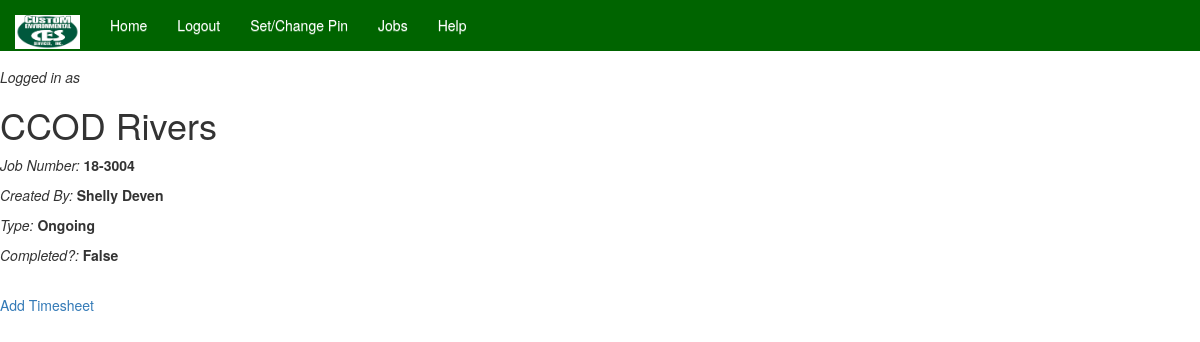
Screenshot of /time_sheet/job/3 with the database file from the repository.
### time_sheet/models.py (models this page shows, shortened)
class Job(models.Model):
    address = models.CharField(max_length=150) # ADDED
    name = models.CharField(max_length=100)
    job_num = models.CharField(max_length=20, unique=True)
    created_by = models.ForeignKey(Employee, on_delete=models.SET_NULL, null=True, blank=True)
    type = models.CharField(max_length=20, choices=JOB_TYPE_CHOICES)
    completed = models.BooleanField(blank=True, null=True)
    created_date = models.DateField(auto_now_add=True, blank=True, null=True)
    completed_date = models.DateField(blank=True, null=True)

### accounts/models.py (models this page shows, shortened)
class Employee(models.Model):
    user = models.OneToOneField(User, on_delete=models.CASCADE)
    pin = models.CharField(max_length=15, default=0000, blank=True, null=True)
    def get_full_name(self):
        return self.user.get_full_name()
    def __str__(self):
        return self.get_full_name()

class User(AbstractBaseUser):
    email = models.EmailField(max_length=255, unique=True)
    first_name = models.CharField(max_length=30)
    last_name = models.CharField(max_length=40)
    time_stamp = models.DateTimeField(auto_now_add=True)
    is_active = models.BooleanField(default=True)
    is_staff = models.BooleanField(default=False)
    is_admin = models.BooleanField(default=False)
    USERNAME_FIELD = 'email'
    REQUIRED_FIELDS = []  # email and password are included by default
    objects = UserManager()
    def get_full_name(self):
        return self.first_name + ' ' + self.last_name

### time_sheet/views.py (the view)
# urls.py: path('job/<int:job_id>', SingleJobView.as_view(), name='single_job'),
class SingleJobView(View):
    def get(self, request, job_id):
        context = {
            'job': Job.objects.get(id=job_id)
        }
        return render(request, 'single_job.html', context)

### time_sheet/templates/single_job.html
{% extends 'base.html' %}
{% block content %}
<h1>{{ job.name }}</h1>
<p><i>Job Number:</i> <b>{{ job.job_num }}</b></p>
<p><i>Created By:</i> <b>{{ job.created_by }}</b></p>
<p><i>Type:</i> <b>{{ job.type }}</b></p>
<p><i>Completed?:</i> <b>{{ job.completed }}</b></p>
<br>
<a href="{% url 'add_timesheet' job_id=job.id %}">Add Timesheet</a>
{% endblock content %}

### rows the page displays
Job: name "CCOD Rivers", job_num "18-3004", created_by "Shelly Deven", type "Ongoing", completed "False"
